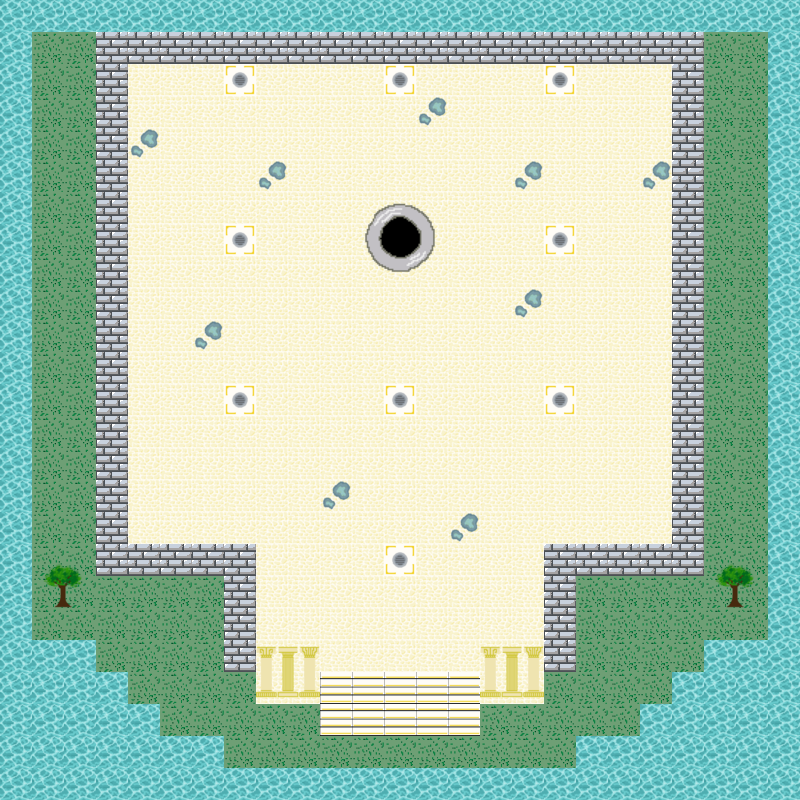

Rendered tile map (Tiled .tmx) drawn with the repository's tilesets; below, a short description and the full map source, tile grids included:
An orthogonal 25x25 tile map with 32x32 px tiles, 2 tile layers (Tile Layer 1, Barrier Tiles), 12 tilesets.

<map version="1.9" tiledversion="1.9.1" orientation="orthogonal" renderorder="right-down" width="25" height="25" tilewidth="32" tileheight="32" infinite="0" nextlayerid="6" nextobjectid="1">
 <tileset firstgid="1" source="gold_cobble.tsx" />
 <tileset firstgid="2" source="gold_drain.tsx" />
 <tileset firstgid="3" source="tile_wet.tsx" />
 <tileset firstgid="4" source="water_tile.tsx" />
 <tileset firstgid="5" source="column.tsx" />
 <tileset firstgid="9" source="stairs.tsx" />
 <tileset firstgid="10" source="wall.tsx" />
 <tileset firstgid="11" source="grass.tsx" />
 <tileset firstgid="12" source="wall_tile.tsx" />
 <tileset firstgid="13" source="tree.tsx" />
 <tileset firstgid="17" source="drain_empty.tsx" />
 <tileset firstgid="26" source="drain_plug.tsx" />
 <layer id="1" name="Tile Layer 1" width="25" height="25">
  <data encoding="csv">
4,4,4,4,4,4,4,4,4,4,4,4,4,4,4,4,4,4,4,4,4,4,4,4,4,
4,11,11,1,1,1,1,1,1,1,1,1,1,1,1,1,1,1,1,1,1,3,11,11,4,
4,11,11,1,1,1,1,2,1,1,1,1,2,1,1,1,1,2,1,1,1,1,11,11,4,
4,11,11,1,1,1,1,1,1,1,1,1,1,3,1,1,1,1,1,1,1,1,11,11,4,
4,11,11,1,3,1,1,1,1,1,1,1,1,1,1,1,1,1,1,1,1,1,11,11,4,
4,11,11,1,1,1,1,1,3,1,1,1,1,1,1,1,3,1,1,1,3,1,11,11,4,
4,11,11,1,1,1,1,1,1,1,1,1,1,1,1,1,1,1,1,1,1,1,11,11,4,
4,11,11,1,1,1,1,2,1,1,1,1,2,1,1,1,1,2,1,1,1,1,11,11,4,
4,11,11,1,1,1,1,1,1,1,1,1,1,1,1,1,1,1,1,1,1,1,11,11,4,
4,11,11,1,1,1,1,1,1,1,1,1,1,1,1,1,3,1,1,1,1,1,11,11,4,
4,11,11,1,1,1,3,1,1,1,1,1,1,1,1,1,1,1,1,1,1,3,11,11,4,
4,11,11,1,1,1,1,1,1,1,1,1,1,1,1,1,1,1,1,1,1,1,11,11,4,
4,11,11,1,1,1,1,2,1,1,1,1,2,1,1,1,1,2,1,1,1,1,11,11,4,
4,11,11,1,1,1,1,1,1,1,1,1,1,1,1,1,1,1,1,1,1,1,11,11,4,
4,11,11,1,1,1,1,1,1,1,1,1,1,1,1,1,1,1,1,1,1,1,11,11,4,
4,11,11,3,1,1,1,1,1,1,3,1,1,1,1,1,1,1,1,1,1,1,11,11,4,
4,11,11,1,1,1,1,1,1,1,1,1,1,1,3,1,1,1,1,1,1,1,11,11,4,
4,11,11,1,1,1,1,2,1,1,1,1,2,1,1,1,1,2,1,1,1,1,11,11,4,
4,11,11,1,1,1,1,1,1,1,1,1,1,1,1,1,1,1,11,11,11,11,11,11,4,
4,11,11,11,11,11,11,1,1,1,1,1,1,1,1,1,1,1,11,11,11,11,11,11,4,
4,4,4,11,11,11,11,1,1,1,1,1,1,1,1,1,1,1,11,11,11,11,4,4,4,
4,4,4,4,11,11,11,11,1,1,9,9,9,9,9,1,1,11,11,11,11,4,4,4,4,
4,4,4,4,4,11,11,11,11,11,9,9,9,9,9,11,11,11,11,11,4,4,4,4,4,
4,4,4,4,4,4,4,11,11,11,11,11,11,11,11,11,11,11,4,4,4,4,4,4,4,
4,4,4,4,4,4,4,4,4,4,4,4,4,4,4,4,4,4,4,4,4,4,4,4,4
</data>
 </layer>
 <layer id="4" name="Barrier Tiles" width="25" height="25">
  <data encoding="csv">
0,0,0,0,0,0,0,0,0,0,0,0,0,0,0,0,0,0,0,0,0,0,0,0,0,
0,0,0,12,12,12,12,12,12,12,12,12,12,12,12,12,12,12,12,12,12,12,0,0,0,
0,0,0,12,0,0,0,0,0,0,0,0,0,0,0,0,0,0,0,0,0,12,0,0,0,
0,0,0,12,0,0,0,0,0,0,0,0,0,0,0,0,0,0,0,0,0,12,0,0,0,
0,0,0,12,0,0,0,0,0,0,0,0,0,0,0,0,0,0,0,0,0,12,0,0,0,
0,0,0,12,0,0,0,0,0,0,0,0,0,0,0,0,0,0,0,0,0,12,0,0,0,
0,0,0,12,0,0,0,0,0,0,0,17,18,19,0,0,0,0,0,0,0,12,0,0,0,
0,0,0,12,0,0,0,0,0,0,0,20,21,22,0,0,0,0,0,0,0,12,0,0,0,
0,0,0,12,0,0,0,0,0,0,0,23,24,25,0,0,0,0,0,0,0,12,0,0,0,
0,0,0,12,0,0,0,0,0,0,0,0,0,0,0,0,0,0,0,0,0,12,0,0,0,
0,0,0,12,0,0,0,0,0,0,0,0,0,0,0,0,0,0,0,0,0,12,0,0,0,
0,0,0,12,0,0,0,0,0,0,0,0,0,0,0,0,0,0,0,0,0,12,0,0,0,
0,0,0,12,0,0,0,0,0,0,0,0,0,0,0,0,0,0,0,0,0,12,0,0,0,
0,0,0,12,0,0,0,0,0,0,0,0,0,0,0,0,0,0,0,0,0,12,0,0,0,
0,0,0,12,0,0,0,0,0,0,0,0,0,0,0,0,0,0,0,0,0,12,0,0,0,
0,0,0,12,0,0,0,0,0,0,0,0,0,0,0,0,0,0,0,0,0,12,0,0,0,
0,0,0,12,0,0,0,0,0,0,0,0,0,0,0,0,0,0,0,0,0,12,0,0,0,
0,13,14,12,12,12,12,12,0,0,0,0,0,0,0,0,0,12,12,12,12,12,13,14,0,
0,15,16,11,11,11,11,12,0,0,0,0,0,0,0,0,0,12,0,0,0,0,15,16,0,
0,0,0,0,0,0,0,12,0,0,0,0,0,0,0,0,0,12,0,0,0,0,0,0,0,
0,0,0,0,0,0,0,12,5,6,0,0,0,0,0,5,6,12,0,0,0,0,0,0,0,
0,0,0,0,0,0,0,0,7,8,0,0,0,0,0,7,8,0,0,0,0,0,0,0,0,
0,0,0,0,0,0,0,0,0,0,0,0,0,0,0,0,0,0,0,0,0,0,0,0,0,
0,0,0,0,0,0,0,0,0,0,0,0,0,0,0,0,0,0,0,0,0,0,0,0,0,
0,0,0,0,0,0,0,0,0,0,0,0,0,0,0,0,0,0,0,0,0,0,0,0,0
</data>
 </layer>
</map>
